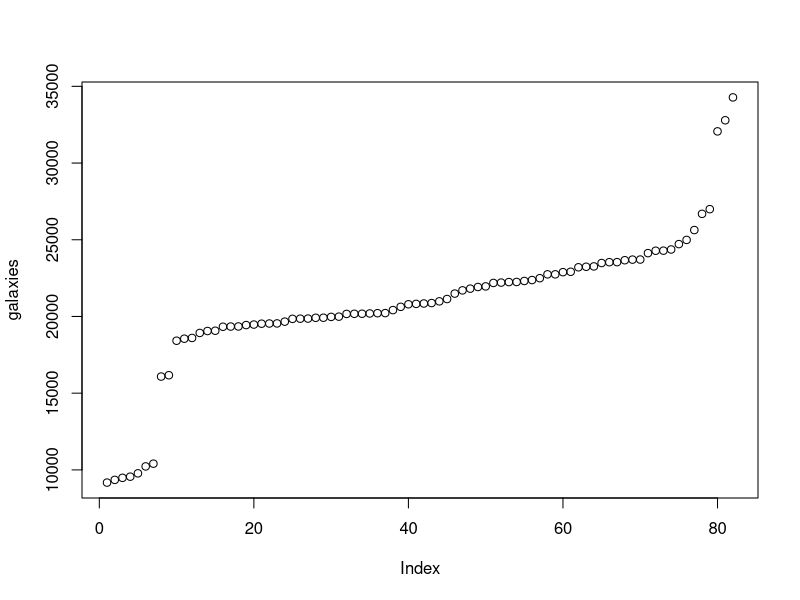
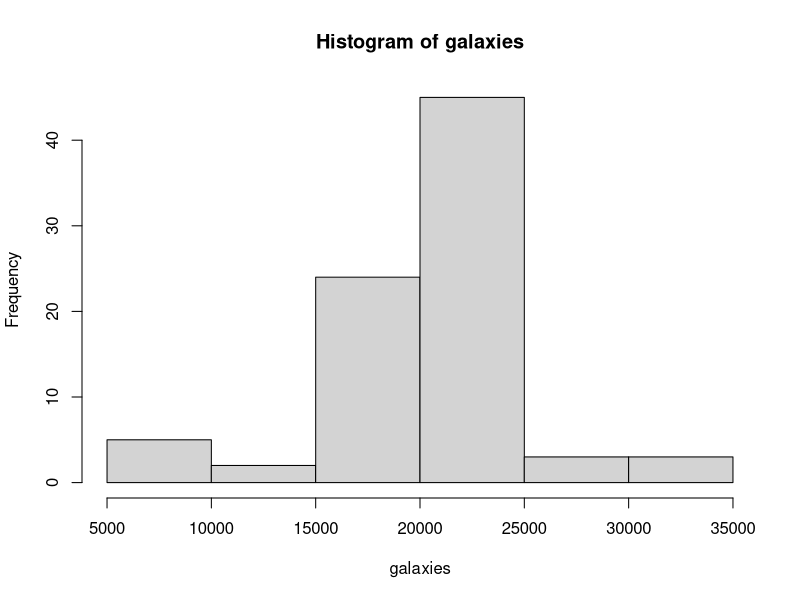
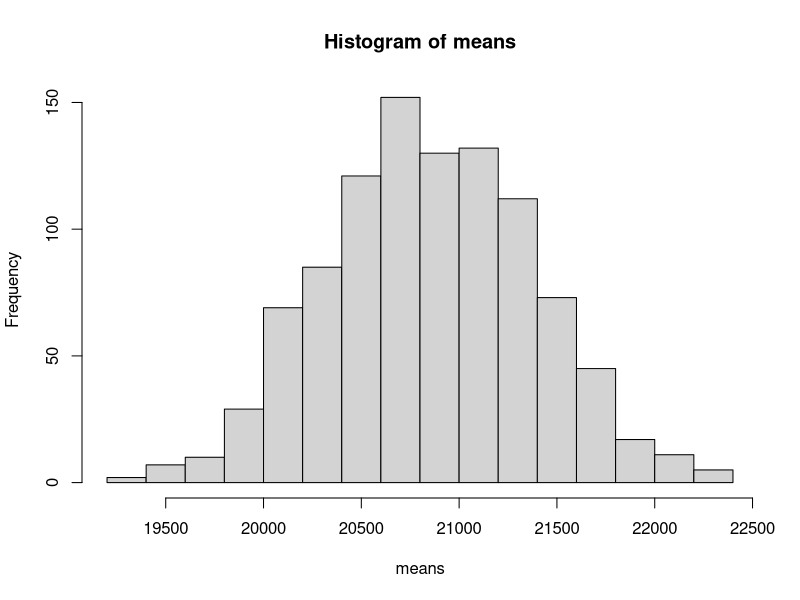

These figures' R source, in order:
# load MASS package to get galaxies data
library(MASS)

# Plot data
plot( galaxies )
hist( galaxies )

# bootstrap the mean statistic for the galaxies

means <- numeric( length = 1000 )
# repeat many times
for( i in 1:1000 ){
  # resample the data (as an approximation to the population)
  sam <- sample( galaxies, size = length( galaxies ), replace = TRUE )
  # calculate our statistic of interest (mean)
  means[i] <- mean( sam )
}
# done repeating
# look at histogram of statistic
hist( means )
# calculate standard error of statistic
sd( means )
# calculate 95% confidence interval
quantile( means, probs = c(0.025, 0.975) )
# get bias estimate
mean( galaxies )
mean( means )
